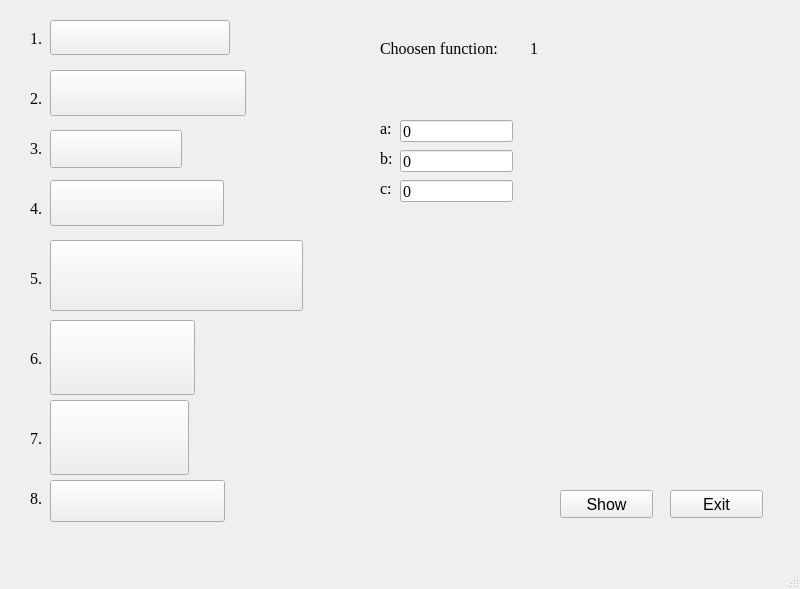
<?xml version="1.0" encoding="UTF-8"?>
<ui version="4.0">
 <class>MainWindow</class>
 <widget class="QMainWindow" name="MainWindow">
  <property name="enabled">
   <bool>true</bool>
  </property>
  <property name="geometry">
   <rect>
    <x>0</x>
    <y>0</y>
    <width>800</width>
    <height>589</height>
   </rect>
  </property>
  <property name="font">
   <font>
    <pointsize>12</pointsize>
   </font>
  </property>
  <property name="windowTitle">
   <string>MainWindow</string>
  </property>
  <widget class="QWidget" name="centralwidget">
   <widget class="QPushButton" name="btnFunc0">
    <property name="geometry">
     <rect>
      <x>50</x>
      <y>20</y>
      <width>180</width>
      <height>35</height>
     </rect>
    </property>
    <property name="text">
     <string/>
    </property>
    <property name="icon">
     <iconset>
      <normaloff>../image/0.JPG</normaloff>../image/0.JPG</iconset>
    </property>
    <property name="iconSize">
     <size>
      <width>173</width>
      <height>28</height>
     </size>
    </property>
   </widget>
   <widget class="QPushButton" name="btnFunc1">
    <property name="geometry">
     <rect>
      <x>50</x>
      <y>70</y>
      <width>196</width>
      <height>46</height>
     </rect>
    </property>
    <property name="text">
     <string/>
    </property>
    <property name="icon">
     <iconset>
      <normaloff>../image/1.JPG</normaloff>../image/1.JPG</iconset>
    </property>
    <property name="iconSize">
     <size>
      <width>189</width>
      <height>39</height>
     </size>
    </property>
   </widget>
   <widget class="QPushButton" name="btnFunc2">
    <property name="geometry">
     <rect>
      <x>50</x>
      <y>130</y>
      <width>132</width>
      <height>38</height>
     </rect>
    </property>
    <property name="text">
     <string/>
    </property>
    <property name="icon">
     <iconset>
      <normaloff>../image/2.JPG</normaloff>../image/2.JPG</iconset>
    </property>
    <property name="iconSize">
     <size>
      <width>125</width>
      <height>31</height>
     </size>
    </property>
   </widget>
   <widget class="QPushButton" name="btnFunc3">
    <property name="geometry">
     <rect>
      <x>50</x>
      <y>180</y>
      <width>174</width>
      <height>46</height>
     </rect>
    </property>
    <property name="text">
     <string/>
    </property>
    <property name="icon">
     <iconset>
      <normaloff>../image/3.JPG</normaloff>../image/3.JPG</iconset>
    </property>
    <property name="iconSize">
     <size>
      <width>167</width>
      <height>39</height>
     </size>
    </property>
   </widget>
   <widget class="QPushButton" name="btnFunc4">
    <property name="geometry">
     <rect>
      <x>50</x>
      <y>240</y>
      <width>253</width>
      <height>71</height>
     </rect>
    </property>
    <property name="text">
     <string/>
    </property>
    <property name="icon">
     <iconset>
      <normaloff>../image/4.JPG</normaloff>../image/4.JPG</iconset>
    </property>
    <property name="iconSize">
     <size>
      <width>246</width>
      <height>64</height>
     </size>
    </property>
   </widget>
   <widget class="QPushButton" name="btnFunc5">
    <property name="geometry">
     <rect>
      <x>50</x>
      <y>320</y>
      <width>145</width>
      <height>75</height>
     </rect>
    </property>
    <property name="text">
     <string/>
    </property>
    <property name="icon">
     <iconset>
      <normaloff>../image/5.JPG</normaloff>../image/5.JPG</iconset>
    </property>
    <property name="iconSize">
     <size>
      <width>138</width>
      <height>68</height>
     </size>
    </property>
   </widget>
   <widget class="QPushButton" name="btnFunc6">
    <property name="geometry">
     <rect>
      <x>50</x>
      <y>400</y>
      <width>139</width>
      <height>75</height>
     </rect>
    </property>
    <property name="text">
     <string/>
    </property>
    <property name="icon">
     <iconset>
      <normaloff>../image/6.JPG</normaloff>../image/6.JPG</iconset>
    </property>
    <property name="iconSize">
     <size>
      <width>132</width>
      <height>68</height>
     </size>
    </property>
   </widget>
   <widget class="QPushButton" name="btnFunc7">
    <property name="geometry">
     <rect>
      <x>50</x>
      <y>480</y>
      <width>175</width>
      <height>42</height>
     </rect>
    </property>
    <property name="text">
     <string/>
    </property>
    <property name="icon">
     <iconset>
      <normaloff>../image/7.JPG</normaloff>../image/7.JPG</iconset>
    </property>
    <property name="iconSize">
     <size>
      <width>169</width>
      <height>35</height>
     </size>
    </property>
   </widget>
   <widget class="QLabel" name="lbl_1">
    <property name="geometry">
     <rect>
      <x>30</x>
      <y>30</y>
      <width>21</width>
      <height>16</height>
     </rect>
    </property>
    <property name="font">
     <font>
      <family>Times New Roman</family>
      <pointsize>12</pointsize>
     </font>
    </property>
    <property name="text">
     <string>1.</string>
    </property>
   </widget>
   <widget class="QLabel" name="lbl_2">
    <property name="geometry">
     <rect>
      <x>30</x>
      <y>90</y>
      <width>21</width>
      <height>16</height>
     </rect>
    </property>
    <property name="font">
     <font>
      <family>Times New Roman</family>
      <pointsize>12</pointsize>
     </font>
    </property>
    <property name="text">
     <string>2.</string>
    </property>
   </widget>
   <widget class="QLabel" name="lbl_3">
    <property name="geometry">
     <rect>
      <x>30</x>
      <y>140</y>
      <width>21</width>
      <height>16</height>
     </rect>
    </property>
    <property name="font">
     <font>
      <family>Times New Roman</family>
      <pointsize>12</pointsize>
     </font>
    </property>
    <property name="text">
     <string>3.</string>
    </property>
   </widget>
   <widget class="QLabel" name="lbl_4">
    <property name="geometry">
     <rect>
      <x>30</x>
      <y>200</y>
      <width>21</width>
      <height>16</height>
     </rect>
    </property>
    <property name="font">
     <font>
      <family>Times New Roman</family>
      <pointsize>12</pointsize>
     </font>
    </property>
    <property name="text">
     <string>4.</string>
    </property>
   </widget>
   <widget class="QLabel" name="lbl_5">
    <property name="geometry">
     <rect>
      <x>30</x>
      <y>270</y>
      <width>21</width>
      <height>16</height>
     </rect>
    </property>
    <property name="font">
     <font>
      <family>Times New Roman</family>
      <pointsize>12</pointsize>
     </font>
    </property>
    <property name="text">
     <string>5.</string>
    </property>
   </widget>
   <widget class="QLabel" name="lbl_6">
    <property name="geometry">
     <rect>
      <x>30</x>
      <y>350</y>
      <width>21</width>
      <height>16</height>
     </rect>
    </property>
    <property name="font">
     <font>
      <family>Times New Roman</family>
      <pointsize>12</pointsize>
     </font>
    </property>
    <property name="text">
     <string>6.</string>
    </property>
   </widget>
   <widget class="QLabel" name="lbl_7">
    <property name="geometry">
     <rect>
      <x>30</x>
      <y>430</y>
      <width>21</width>
      <height>16</height>
     </rect>
    </property>
    <property name="font">
     <font>
      <family>Times New Roman</family>
      <pointsize>12</pointsize>
     </font>
    </property>
    <property name="text">
     <string>7.</string>
    </property>
   </widget>
   <widget class="QLabel" name="lbl_8">
    <property name="geometry">
     <rect>
      <x>30</x>
      <y>490</y>
      <width>21</width>
      <height>16</height>
     </rect>
    </property>
    <property name="font">
     <font>
      <family>Times New Roman</family>
      <pointsize>12</pointsize>
     </font>
    </property>
    <property name="text">
     <string>8.</string>
    </property>
   </widget>
   <widget class="QLabel" name="lblChsFunc">
    <property name="geometry">
     <rect>
      <x>380</x>
      <y>40</y>
      <width>161</width>
      <height>16</height>
     </rect>
    </property>
    <property name="font">
     <font>
      <family>Times New Roman</family>
      <pointsize>12</pointsize>
     </font>
    </property>
    <property name="text">
     <string>Choosen function:</string>
    </property>
   </widget>
   <widget class="QLabel" name="lblNumFunc">
    <property name="geometry">
     <rect>
      <x>530</x>
      <y>40</y>
      <width>21</width>
      <height>16</height>
     </rect>
    </property>
    <property name="font">
     <font>
      <family>Times New Roman</family>
      <pointsize>12</pointsize>
     </font>
    </property>
    <property name="text">
     <string>1</string>
    </property>
   </widget>
   <widget class="QLabel" name="lbla">
    <property name="geometry">
     <rect>
      <x>380</x>
      <y>120</y>
      <width>31</width>
      <height>16</height>
     </rect>
    </property>
    <property name="font">
     <font>
      <family>Times New Roman</family>
      <pointsize>12</pointsize>
     </font>
    </property>
    <property name="text">
     <string>a:</string>
    </property>
   </widget>
   <widget class="QLabel" name="lblb">
    <property name="geometry">
     <rect>
      <x>380</x>
      <y>150</y>
      <width>31</width>
      <height>16</height>
     </rect>
    </property>
    <property name="font">
     <font>
      <family>Times New Roman</family>
      <pointsize>12</pointsize>
     </font>
    </property>
    <property name="text">
     <string>b:</string>
    </property>
   </widget>
   <widget class="QLabel" name="lblc">
    <property name="geometry">
     <rect>
      <x>380</x>
      <y>180</y>
      <width>31</width>
      <height>16</height>
     </rect>
    </property>
    <property name="font">
     <font>
      <family>Times New Roman</family>
      <pointsize>12</pointsize>
     </font>
    </property>
    <property name="text">
     <string>c:</string>
    </property>
   </widget>
   <widget class="QLineEdit" name="txtAvalue">
    <property name="geometry">
     <rect>
      <x>400</x>
      <y>120</y>
      <width>113</width>
      <height>22</height>
     </rect>
    </property>
    <property name="font">
     <font>
      <family>Times New Roman</family>
      <pointsize>12</pointsize>
     </font>
    </property>
    <property name="text">
     <string>0</string>
    </property>
   </widget>
   <widget class="QLineEdit" name="txtBvalue">
    <property name="geometry">
     <rect>
      <x>400</x>
      <y>150</y>
      <width>113</width>
      <height>22</height>
     </rect>
    </property>
    <property name="font">
     <font>
      <family>Times New Roman</family>
      <pointsize>12</pointsize>
     </font>
    </property>
    <property name="text">
     <string>0</string>
    </property>
   </widget>
   <widget class="QLineEdit" name="txtCvalue">
    <property name="geometry">
     <rect>
      <x>400</x>
      <y>180</y>
      <width>113</width>
      <height>22</height>
     </rect>
    </property>
    <property name="font">
     <font>
      <family>Times New Roman</family>
      <pointsize>12</pointsize>
     </font>
    </property>
    <property name="text">
     <string>0</string>
    </property>
   </widget>
   <widget class="QPushButton" name="btnShow">
    <property name="geometry">
     <rect>
      <x>560</x>
      <y>490</y>
      <width>93</width>
      <height>28</height>
     </rect>
    </property>
    <property name="text">
     <string>Show</string>
    </property>
   </widget>
   <widget class="QPushButton" name="btnExit">
    <property name="geometry">
     <rect>
      <x>670</x>
      <y>490</y>
      <width>93</width>
      <height>28</height>
     </rect>
    </property>
    <property name="text">
     <string>Exit</string>
    </property>
   </widget>
  </widget>
  <widget class="QMenuBar" name="menubar">
   <property name="geometry">
    <rect>
     <x>0</x>
     <y>0</y>
     <width>800</width>
     <height>33</height>
    </rect>
   </property>
  </widget>
  <widget class="QStatusBar" name="statusbar"/>
 </widget>
 <resources/>
 <connections/>
</ui>
